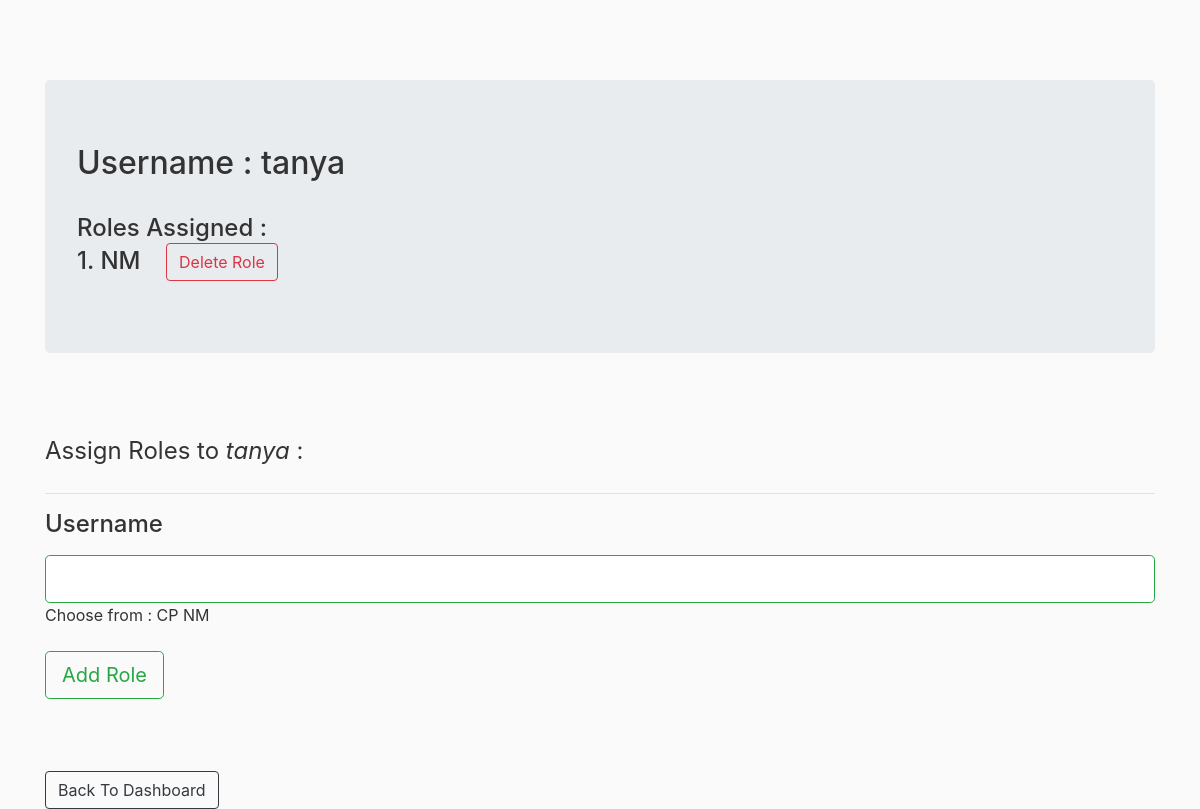
Before: /add_roles/3 (signed in) with the older database file.
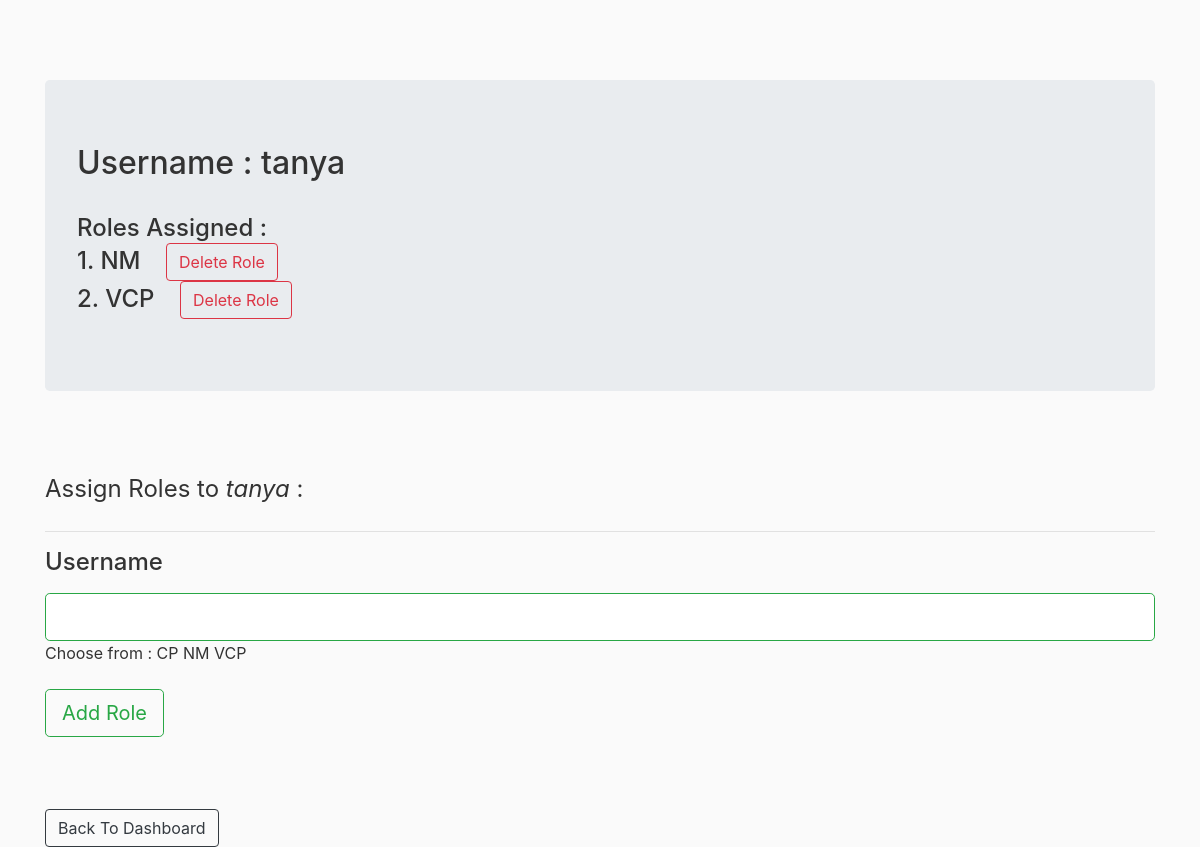
After: the same page with the newer database file.
### rbac/models.py (models this page shows, shortened)
class User(db.Model, UserMixin):
    id = db.Column(db.Integer, primary_key=True)
    username = db.Column(db.String(120), unique=True, nullable=False)
    password = db.Column(db.String(60), nullable=False)
    roles = db.relationship('Role', secondary='user_roles')

class Role(db.Model):
    __tablename__ = 'roles'
    id = db.Column(db.Integer(), primary_key=True)
    name = db.Column(db.String(50), unique=True)

### rbac/routes.py (the view, shortened to what this page needs)
@app.route("/add_roles/<id>", methods=['GET','POST'])
@login_required
def add_roles(id):
    form = AddRoleForm()
    u = User.query.get(id)
    allroles = []
    allr = Role.query.all()
    for role in allr:
        allroles.append(role.name)
    return render_template('add_roles.html',form=form,u=u,roles=u.roles,allroles = allroles)

### rbac/forms.py
class AddRoleForm(FlaskForm):
    name = StringField('Username', validators=[DataRequired(), Length(min=2, max=20)])
    submit = SubmitField('Add Role')

### rbac/models.py (called while the page is built)
@login_manager.user_loader
def load_user(user_id):
    return User.query.get(int(user_id))

### rbac/templates/add_roles.html (shortened to what this page needs)
{% extends "layout.html" %}
{% block content %}
    <div class="jumbotron">
        <h2>Username : {{u.username}}</h2><br>
        <h4>Roles Assigned : <br>
            {% for role in roles %}
            {{loop.index}}. {{ role.name }}&nbsp; &nbsp; <a href="{{ url_for('delete_userrole',rid=role.id,uid=u.id) }}" class="btn btn-outline-danger" >Delete Role</a>
            <br>
            {% endfor %}
        </h4>
    </div>
    <br><br>
    <form action="" method="POST">
        <fieldset>
            <legend>Assign Roles to <i> {{ u.username }}</i> : </legend>
            <hr>
            <h4>{{ form.name.label(class="form-control-label")}}</h4>
            {% if form.name.errors %}
                        {{ form.name(class="form-control form-control-lg is-invalid") }}
                        <div class="invalid-feedback">
                            {% for error in form.name.errors %}
                                <span> {{ error }} </span>
                            {% endfor %}
                        </div>
            {% else %}
                        {{ form.name(class="form-control form-control-lg is-valid") }}
            {% endif %}
            Choose from :
            {% for role in allroles %}
            {{ role }}
            {% endfor %}
            <br><br>
            {{ form.submit(class="btn btn-outline-success btn-lg")}}
        </fieldset>
    </form>
    <br><br><br>
    <a href="{{ url_for('admin') }}" class="btn btn-outline-dark" >Back To Dashboard</a>
{% endblock content %}

### rbac/templates/layout.html (shortened to what this page needs)
<!DOCTYPE html>
<html lang="en">
<head>
    <link rel="stylesheet" href="https://maxcdn.bootstrapcdn.com/bootstrap/4.0.0/css/bootstrap.min.css">
    <link rel="stylesheet" href="{{ url_for('static', filename='main.css') }}" type="text/css">
</head>
<body >
    <div class="container">
        {% block content %}
        {% endblock content %}
    </div>
</body>
</html>

### rbac/static/main.css (style rules this page uses)
body { background: #fafafa; color: #333333; margin-top: 5rem; }

Changed rows visible on the page:
added Role: name "VCP"
